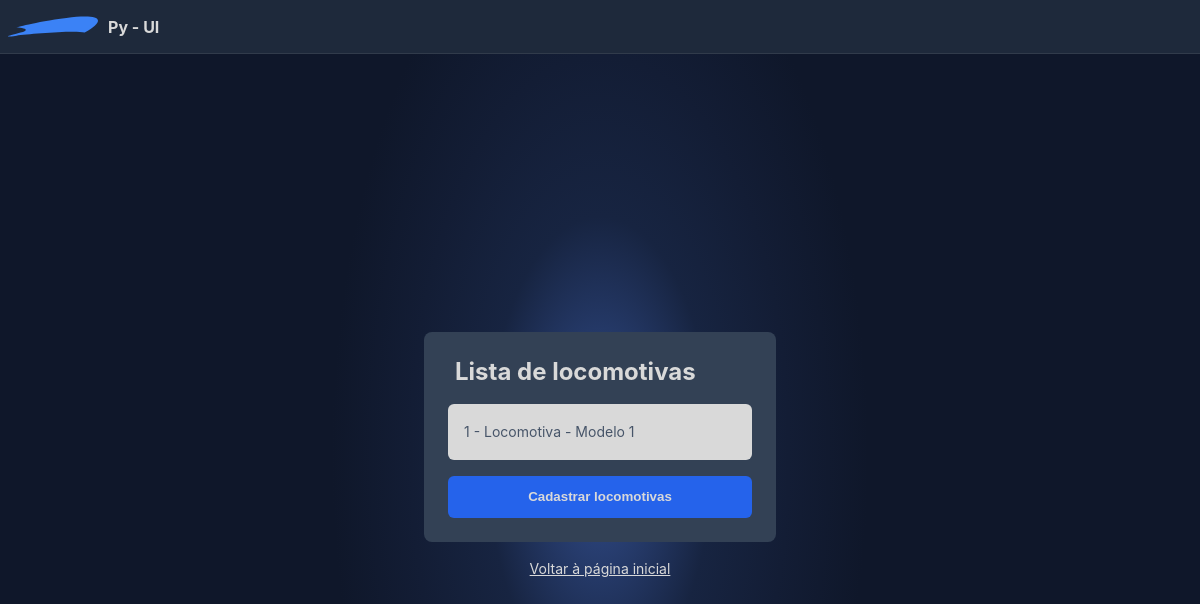
The app's page /list-cab (signed in), older data.
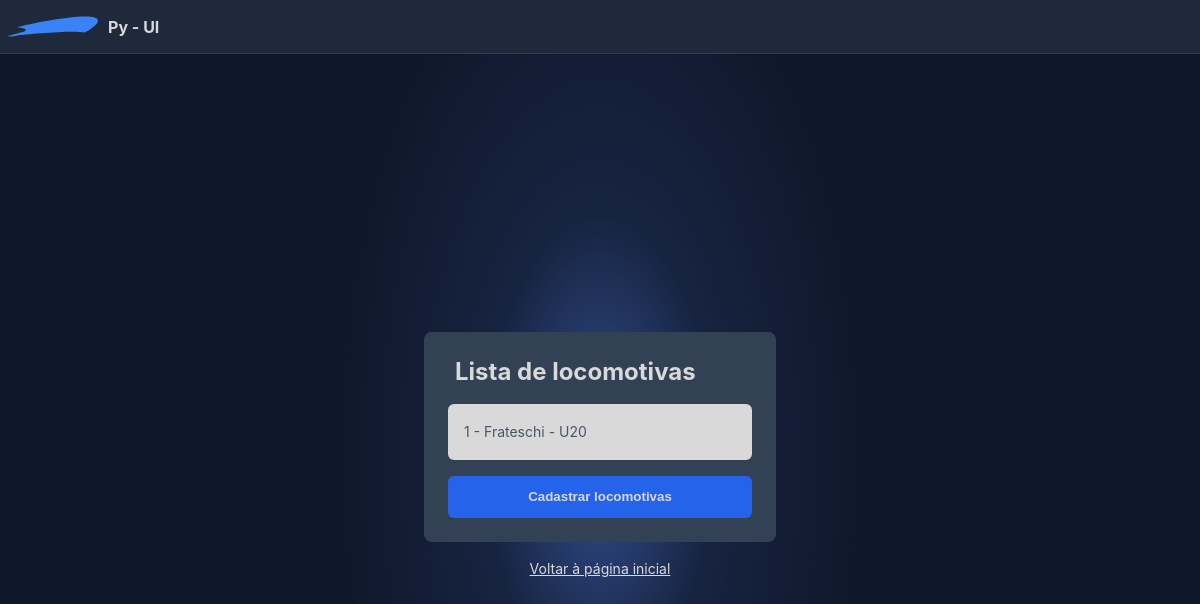
The same page, newer data.
### tables this page shows
CREATE TABLE cabs (
            id INTEGER UNIQUE,
            manufacturer TEXT,
            model TEXT,
            PRIMARY KEY(id)
        );

### controllers/cab_controller.py (the view)
@cab_controller.route('/list-cab')
def list_cab():
    login_check = check_for_login()
    if login_check != None:
        return login_check
    data = start_query("SELECT * FROM cabs")
    cabs = []
    for cab in data:
        cabs.append({ "id": cab[0], "manufacturer": cab[1], "model": cab[2] })
    return render_template("list_cab.html", cabs = cabs)

### utils/db_utils.py (called while the page is built)
def start_query(query):
    global db
    cursor = db.cursor()
    cursor.execute(query)
    db.commit()
    result = cursor.fetchall()
    cursor.close()
    return result

### utils/flask_utils.py (called while the page is built)
def check_for_login(test=False):
    if not current_app.config['DEBUG_MODE'] and current_app.config['CURRENT_USER'] == "":
        print("You must be logged!")
        return redirect(current_app.url_for('login_page', error=True))
    else:
        return None

### templates/list_cab.html (shortened to what this page needs)
{% extends "base.html" %}
{% block credential %}
<div class="container">
  <div class="title">
    <p>Lista de locomotivas</p>
  </div>
  <div class="credencial">
    <div class="list-itens">
      {% for cab in cabs %}
      <article>
        <p>{{cab.id}} - {{cab.manufacturer}} - {{cab.model}}</p>
        <div class="tools">
          <form id="form" method="POST" action="{{ url_for('cab_controller.edit_cab') }}">
          <button class="edit-icon" id="">
          </button>
          </form>
          <form id="form" method="POST" action="{{ url_for('cab_controller.try_remove_cab') }}">
          <button class="trash-icon" id="">
          </button>
          </form>
        </div>
      </article>
      {% endfor %}
    </div>
  </div>
  <div class="credencial">
    <a href="{{url_for('cab_controller.register_cab')}}">
      <button type="submit" >
        Cadastrar locomotivas
      </button>
    </a>
  </div>
</div>
<a href="{{ url_for('home_page') }}">Voltar à página inicial</a>
{% endblock %}

Row changes from the older to the newer data that the page shows:
changed cabs id 1: manufacturer "Locomotiva" → "Frateschi"; model "Modelo 1" → "U20"
